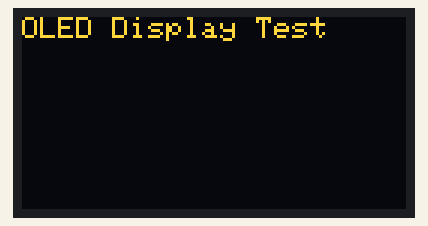
Recording of a sketch running on a simulated ESP32. Parts: 128×64 one-colour display. The OLED is the two-colour kind (top 16 rows yellow); what the sketch prints to the serial monitor is not drawn.

Above: at 0.1 s.
At 2.1 s:
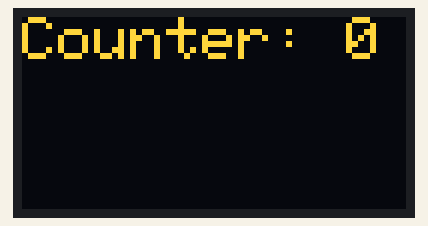
At 10.3 s:
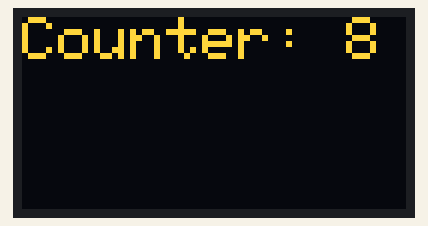
At 19.6 s:
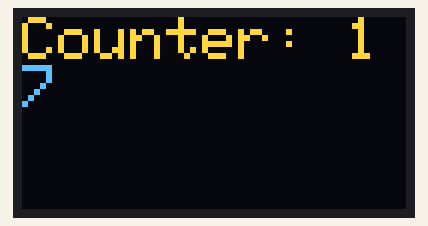
At 28.8 s:
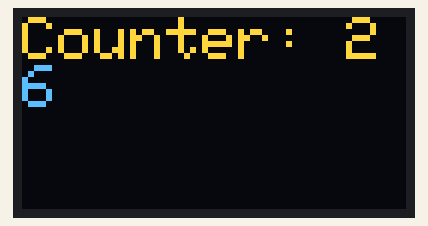
At 38.0 s:
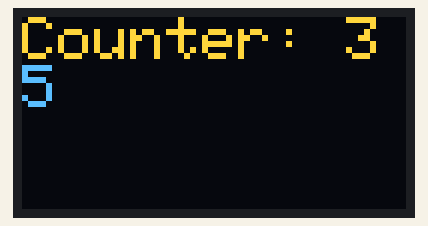

The sketch:

oled.ino
```cpp
#include <Wire.h>
#include <Adafruit_GFX.h>
#include <Adafruit_SSD1306.h>

#define SCREEN_WIDTH 128  // OLED display width, in pixels
#define SCREEN_HEIGHT 64  // OLED display height, in pixels
#define OLED_RESET    -1  // Reset pin # (or -1 if sharing Arduino reset pin)
Adafruit_SSD1306 display(SCREEN_WIDTH, SCREEN_HEIGHT, &Wire, OLED_RESET);

void setup() {
  // Start serial communication for debugging purposes
  Serial.begin(115200);

  // Initialize the OLED display
  if (!display.begin(SSD1306_SWITCHCAPVCC, 0x3C)) {  // 0x3C is the I2C address of the OLED
    Serial.println(F("SSD1306 allocation failed"));
    for (;;);  // Don't proceed, loop forever
  }

  // Clear the buffer
  display.clearDisplay();

  // Print the initialization message
  display.setTextSize(1);      // Normal 1:1 pixel scale
  display.setTextColor(SSD1306_WHITE); // Draw white text
  display.setCursor(0, 0);     // Start at top-left corner
  display.println(F("OLED Display Test"));
  display.display();           // Show the message on the display
  delay(2000);                 // Wait for 2 seconds
}

void loop() {
  static int counter = 0;

  // Clear the display
  display.clearDisplay();

  // Display a counter value
  display.setTextSize(2);
  display.setTextColor(SSD1306_WHITE);
  display.setCursor(0, 0);
  display.print("Counter: ");
  display.println(counter);

  display.display();  // Show updated content on OLED

  // Debug output to the serial monitor
  Serial.print("Counter: ");
  Serial.println(counter);

  counter++;
  delay(1000);  // Update every second
}
```

Measured:
- what the display in image 1 shows lasts 1.0 s, from 2.1 s to 3.1 s
